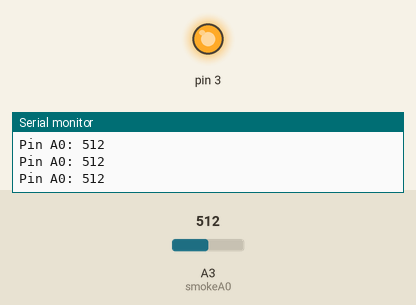
Recording of a sketch running on a simulated Arduino Uno, built with avr-gcc and run on an emulated ATmega328P. On the bench: output pins drawn as LEDs (lit = HIGH), the last lines printed to the serial monitor. The test bench sets the inputs (shaded band); at power-on: A3 (smokeA0) = 512.

Above: at 1.2 s.
1.3 s: A3 (smokeA0) set to 105
4.3 s: A3 (smokeA0) set to 95
At 5.5 s:
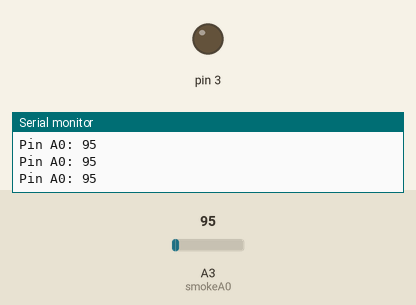
5.8 s: A3 (smokeA0) set to 122
At 6.9 s:
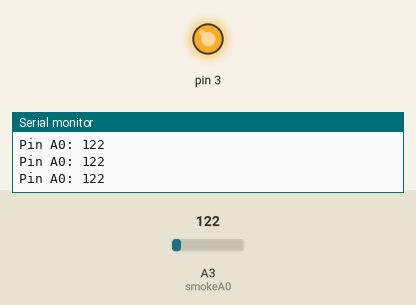
8.8 s: A3 (smokeA0) set to 90
At 9.1 s:
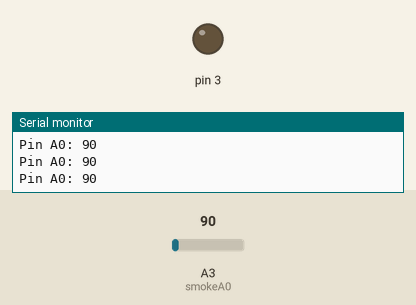
Timing chart, 0 to 11.3 s (numbered marks = the images above; inputs shaded):
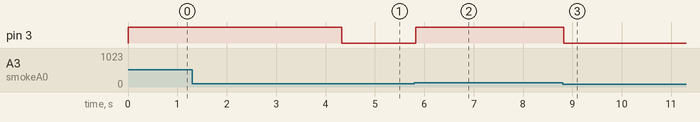

Measured:
- the behaviour switches between 101 and 100 on A3 (smokeA0) (found by bisection; images 0 and 1)
- after the input at 4.3 s, pin 3: HIGH → LOW at once
- after the input at 5.8 s, pin 3: LOW → HIGH at once
- after the input at 8.8 s, pin 3: HIGH → LOW at once

The sketch:

mq_2_sensor_code.ino
```cpp
/*******

 All the resources for this project:
 https://www.hackster.io/Aritro

*******/


int smokeA0 = A3;
int sensorThres = 100;

void setup() {


  pinMode(smokeA0, INPUT);
  pinMode(3,OUTPUT);
  Serial.begin(9600);
}

void loop() {
  int analogSensor = analogRead(smokeA0);

  Serial.print("Pin A0: ");
  Serial.println(analogSensor);
  // Checks if it has reached the threshold value
  if (analogSensor > sensorThres)
  {
    digitalWrite(3, HIGH);

  }
  else
  {

    digitalWrite(3, LOW);

  }

}
```
